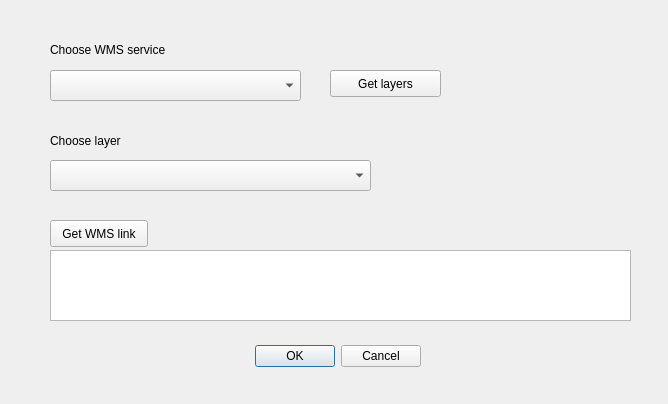
<?xml version="1.0" encoding="UTF-8"?>
<ui version="4.0">
 <class>QWMSDialogBase</class>
 <widget class="QDialog" name="QWMSDialogBase">
  <property name="geometry">
   <rect>
    <x>0</x>
    <y>0</y>
    <width>668</width>
    <height>404</height>
   </rect>
  </property>
  <property name="windowTitle">
   <string>QWMS</string>
  </property>
  <widget class="QDialogButtonBox" name="button_box">
   <property name="geometry">
    <rect>
     <x>80</x>
     <y>340</y>
     <width>341</width>
     <height>32</height>
    </rect>
   </property>
   <property name="orientation">
    <enum>Qt::Horizontal</enum>
   </property>
   <property name="standardButtons">
    <set>QDialogButtonBox::Cancel|QDialogButtonBox::Ok</set>
   </property>
  </widget>
  <widget class="QComboBox" name="comboBox">
   <property name="geometry">
    <rect>
     <x>50</x>
     <y>70</y>
     <width>251</width>
     <height>31</height>
    </rect>
   </property>
  </widget>
  <widget class="QLabel" name="label">
   <property name="geometry">
    <rect>
     <x>50</x>
     <y>40</y>
     <width>261</width>
     <height>20</height>
    </rect>
   </property>
   <property name="text">
    <string>Choose WMS service</string>
   </property>
  </widget>
  <widget class="QComboBox" name="comboBox_2">
   <property name="geometry">
    <rect>
     <x>50</x>
     <y>160</y>
     <width>321</width>
     <height>31</height>
    </rect>
   </property>
  </widget>
  <widget class="QLabel" name="label_2">
   <property name="geometry">
    <rect>
     <x>50</x>
     <y>130</y>
     <width>141</width>
     <height>21</height>
    </rect>
   </property>
   <property name="text">
    <string>Choose layer</string>
   </property>
  </widget>
  <widget class="QPushButton" name="pushButton">
   <property name="geometry">
    <rect>
     <x>330</x>
     <y>70</y>
     <width>111</width>
     <height>27</height>
    </rect>
   </property>
   <property name="text">
    <string>Get layers</string>
   </property>
  </widget>
  <widget class="QTextEdit" name="textEdit">
   <property name="geometry">
    <rect>
     <x>50</x>
     <y>250</y>
     <width>581</width>
     <height>71</height>
    </rect>
   </property>
  </widget>
  <widget class="QPushButton" name="pushButton_2">
   <property name="geometry">
    <rect>
     <x>50</x>
     <y>220</y>
     <width>98</width>
     <height>27</height>
    </rect>
   </property>
   <property name="text">
    <string>Get WMS link</string>
   </property>
  </widget>
 </widget>
 <resources/>
 <connections>
  <connection>
   <sender>button_box</sender>
   <signal>accepted()</signal>
   <receiver>QWMSDialogBase</receiver>
   <slot>accept()</slot>
   <hints>
    <hint type="sourcelabel">
     <x>20</x>
     <y>20</y>
    </hint>
    <hint type="destinationlabel">
     <x>20</x>
     <y>20</y>
    </hint>
   </hints>
  </connection>
  <connection>
   <sender>button_box</sender>
   <signal>rejected()</signal>
   <receiver>QWMSDialogBase</receiver>
   <slot>reject()</slot>
   <hints>
    <hint type="sourcelabel">
     <x>20</x>
     <y>20</y>
    </hint>
    <hint type="destinationlabel">
     <x>20</x>
     <y>20</y>
    </hint>
   </hints>
  </connection>
 </connections>
</ui>
